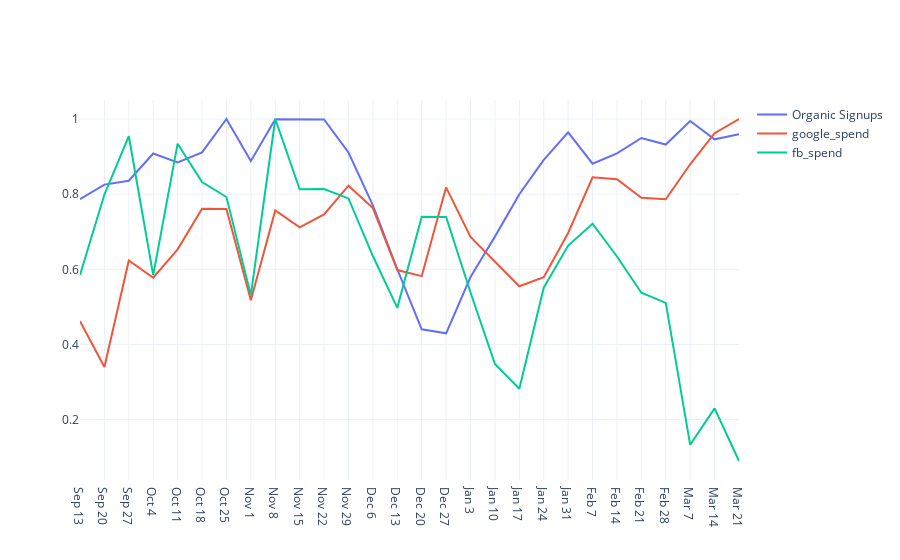

The notebook cell saved with this chart:
### Markdown cell above
## PH

### Code cell
fig = plot_series(ph_data, ['Organic Signups', 'google_spend', 'fb_spend'])
fig.show()

### Figure 1 — Plotly figure (JSON) as saved in the notebook; plotly's stock layout.template omitted (floating-point values rounded to 4 significant figures)
{"data": [{"name": "Organic Signups", "type": "scatter", "x": ["Sep 13", "Sep 20", "Sep 27", "Oct 4", "Oct 11", "Oct 18", "Oct 25", "Nov 1", "Nov 8", "Nov 15", "Nov 22", "Nov 29", "Dec 6", "Dec 13", "Dec 20", "Dec 27", "Jan 3", "Jan 10", "Jan 17", "Jan 24", "Jan 31", "Feb 7", "Feb 14", "Feb 21", "Feb 28", "Mar 7", "Mar 14", "Mar 21"], "y": [0.7868, 0.8255, 0.8357, 0.9082, 0.8846, 0.9113, 1, 0.8879, 0.9993, 0.9984, 0.9988, 0.9108, 0.7703, 0.6002, 0.4405, 0.4296, 0.5794, 0.687, 0.7998, 0.8911, 0.9645, 0.8811, 0.9086, 0.9495, 0.9321, 0.9947, 0.9459, 0.9595]}, {"name": "google_spend", "type": "scatter", "x": ["Sep 13", "Sep 20", "Sep 27", "Oct 4", "Oct 11", "Oct 18", "Oct 25", "Nov 1", "Nov 8", "Nov 15", "Nov 22", "Nov 29", "Dec 6", "Dec 13", "Dec 20", "Dec 27", "Jan 3", "Jan 10", "Jan 17", "Jan 24", "Jan 31", "Feb 7", "Feb 14", "Feb 21", "Feb 28", "Mar 7", "Mar 14", "Mar 21"], "y": [0.4621, 0.3402, 0.6236, 0.5776, 0.6532, 0.7611, 0.7608, 0.5175, 0.7568, 0.7116, 0.7461, 0.8226, 0.7631, 0.5981, 0.5818, 0.8181, 0.6863, 0.6199, 0.555, 0.579, 0.6967, 0.8449, 0.8398, 0.7902, 0.7863, 0.8795, 0.9623, 1]}, {"name": "fb_spend", "type": "scatter", "x": ["Sep 13", "Sep 20", "Sep 27", "Oct 4", "Oct 11", "Oct 18", "Oct 25", "Nov 1", "Nov 8", "Nov 15", "Nov 22", "Nov 29", "Dec 6", "Dec 13", "Dec 20", "Dec 27", "Jan 3", "Jan 10", "Jan 17", "Jan 24", "Jan 31", "Feb 7", "Feb 14", "Feb 21", "Feb 28", "Mar 7", "Mar 14", "Mar 21"], "y": [0.5848, 0.7991, 0.9542, 0.5846, 0.9343, 0.8321, 0.7924, 0.5314, 1, 0.8129, 0.8134, 0.7886, 0.6354, 0.4974, 0.7401, 0.7391, 0.5382, 0.3481, 0.2821, 0.5511, 0.6632, 0.7215, 0.6342, 0.5375, 0.5106, 0.133, 0.2299, 0.08994]}], "layout": {}}
